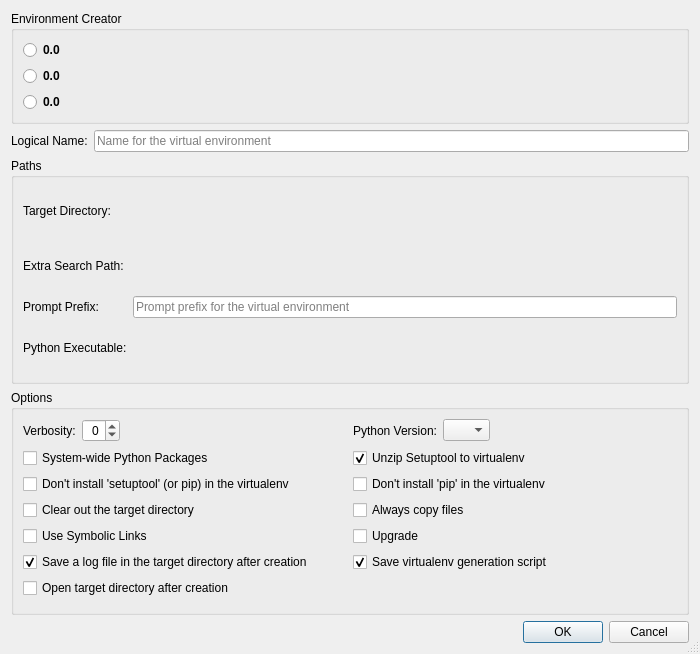
<?xml version="1.0" encoding="UTF-8"?>
<ui version="4.0">
 <class>VirtualenvConfigurationDialog</class>
 <widget class="QDialog" name="VirtualenvConfigurationDialog">
  <property name="geometry">
   <rect>
    <x>0</x>
    <y>0</y>
    <width>700</width>
    <height>654</height>
   </rect>
  </property>
  <property name="windowTitle">
   <string>Virtual Environment Configuration</string>
  </property>
  <property name="sizeGripEnabled">
   <bool>true</bool>
  </property>
  <layout class="QVBoxLayout" name="verticalLayout">
   <item>
    <widget class="QGroupBox" name="groupBox_3">
     <property name="title">
      <string>Environment Creator</string>
     </property>
     <layout class="QGridLayout" name="gridLayout_3">
      <item row="0" column="0">
       <widget class="QRadioButton" name="virtualenvButton">
        <property name="font">
         <font>
          <weight>75</weight>
          <bold>true</bold>
         </font>
        </property>
        <property name="toolTip">
         <string>Select to use 'virtualenv'</string>
        </property>
        <property name="text">
         <string notr="true">0.0</string>
        </property>
       </widget>
      </item>
      <item row="0" column="1">
       <spacer name="horizontalSpacer_2">
        <property name="orientation">
         <enum>Qt::Horizontal</enum>
        </property>
        <property name="sizeHint" stdset="0">
         <size>
          <width>40</width>
          <height>20</height>
         </size>
        </property>
       </spacer>
      </item>
      <item row="1" column="0">
       <widget class="QRadioButton" name="pyvenvButton">
        <property name="font">
         <font>
          <weight>75</weight>
          <bold>true</bold>
         </font>
        </property>
        <property name="toolTip">
         <string>Select to use 'pyvenv'</string>
        </property>
        <property name="text">
         <string notr="true">0.0</string>
        </property>
       </widget>
      </item>
      <item row="2" column="0">
       <widget class="QRadioButton" name="condaButton">
        <property name="font">
         <font>
          <weight>75</weight>
          <bold>true</bold>
         </font>
        </property>
        <property name="toolTip">
         <string>Select to use 'conda'</string>
        </property>
        <property name="text">
         <string notr="true">0.0</string>
        </property>
       </widget>
      </item>
     </layout>
    </widget>
   </item>
   <item>
    <layout class="QHBoxLayout" name="horizontalLayout_2">
     <item>
      <widget class="QLabel" name="label_2">
       <property name="text">
        <string>Logical Name:</string>
       </property>
      </widget>
     </item>
     <item>
      <widget class="E5ClearableLineEdit" name="nameEdit">
       <property name="toolTip">
        <string>Enter a unique name for the virtual environment</string>
       </property>
       <property name="placeholderText">
        <string>Name for the virtual environment</string>
       </property>
      </widget>
     </item>
    </layout>
   </item>
   <item>
    <widget class="QStackedWidget" name="venvStack">
     <property name="currentIndex">
      <number>0</number>
     </property>
     <widget class="QWidget" name="venvPage">
      <layout class="QVBoxLayout" name="verticalLayout_2">
       <property name="leftMargin">
        <number>0</number>
       </property>
       <property name="topMargin">
        <number>0</number>
       </property>
       <property name="rightMargin">
        <number>0</number>
       </property>
       <property name="bottomMargin">
        <number>0</number>
       </property>
       <item>
        <widget class="QGroupBox" name="groupBox">
         <property name="title">
          <string>Paths</string>
         </property>
         <layout class="QGridLayout" name="gridLayout">
          <item row="0" column="0">
           <widget class="QLabel" name="label">
            <property name="text">
             <string>Target Directory:</string>
            </property>
           </widget>
          </item>
          <item row="0" column="1">
           <widget class="E5PathPicker" name="targetDirectoryPicker" native="true">
            <property name="sizePolicy">
             <sizepolicy hsizetype="Expanding" vsizetype="Preferred">
              <horstretch>0</horstretch>
              <verstretch>0</verstretch>
             </sizepolicy>
            </property>
            <property name="focusPolicy">
             <enum>Qt::WheelFocus</enum>
            </property>
            <property name="toolTip">
             <string>Enter the target directory for the virtual environment</string>
            </property>
           </widget>
          </item>
          <item row="1" column="0">
           <widget class="QLabel" name="extraSearchPathLabel">
            <property name="text">
             <string>Extra Search Path:</string>
            </property>
           </widget>
          </item>
          <item row="1" column="1">
           <widget class="E5PathPicker" name="extraSearchPathPicker" native="true">
            <property name="sizePolicy">
             <sizepolicy hsizetype="Expanding" vsizetype="Preferred">
              <horstretch>0</horstretch>
              <verstretch>0</verstretch>
             </sizepolicy>
            </property>
            <property name="focusPolicy">
             <enum>Qt::WheelFocus</enum>
            </property>
            <property name="toolTip">
             <string>Enter the extra search path to look for setuptools/pip</string>
            </property>
           </widget>
          </item>
          <item row="2" column="0">
           <widget class="QLabel" name="promptPrefixLabel">
            <property name="text">
             <string>Prompt Prefix:</string>
            </property>
           </widget>
          </item>
          <item row="2" column="1">
           <widget class="E5ClearableLineEdit" name="promptPrefixEdit">
            <property name="toolTip">
             <string>Enter the prompt prefix for the virtual environment</string>
            </property>
            <property name="placeholderText">
             <string>Prompt prefix for the virtual environment</string>
            </property>
           </widget>
          </item>
          <item row="3" column="0">
           <widget class="QLabel" name="label_5">
            <property name="text">
             <string>Python Executable:</string>
            </property>
           </widget>
          </item>
          <item row="3" column="1">
           <widget class="E5PathPicker" name="pythonExecPicker" native="true">
            <property name="sizePolicy">
             <sizepolicy hsizetype="Expanding" vsizetype="Preferred">
              <horstretch>0</horstretch>
              <verstretch>0</verstretch>
             </sizepolicy>
            </property>
            <property name="focusPolicy">
             <enum>Qt::WheelFocus</enum>
            </property>
            <property name="toolTip">
             <string>Enter the Python interpreter for the virtual environment</string>
            </property>
           </widget>
          </item>
         </layout>
        </widget>
       </item>
       <item>
        <widget class="QGroupBox" name="groupBox_2">
         <property name="title">
          <string>Options</string>
         </property>
         <layout class="QGridLayout" name="gridLayout_2">
          <item row="0" column="0">
           <layout class="QHBoxLayout" name="horizontalLayout_3">
            <item>
             <widget class="QLabel" name="verbosityLabel">
              <property name="text">
               <string>Verbosity:</string>
              </property>
             </widget>
            </item>
            <item>
             <widget class="QSpinBox" name="verbositySpinBox">
              <property name="toolTip">
               <string>Select the verbosity (-1: quiet, 0: normal, 1: verbose)</string>
              </property>
              <property name="alignment">
               <set>Qt::AlignRight|Qt::AlignTrailing|Qt::AlignVCenter</set>
              </property>
              <property name="minimum">
               <number>-1</number>
              </property>
              <property name="maximum">
               <number>1</number>
              </property>
             </widget>
            </item>
            <item>
             <spacer name="horizontalSpacer_3">
              <property name="orientation">
               <enum>Qt::Horizontal</enum>
              </property>
              <property name="sizeHint" stdset="0">
               <size>
                <width>40</width>
                <height>20</height>
               </size>
              </property>
             </spacer>
            </item>
           </layout>
          </item>
          <item row="0" column="1">
           <layout class="QHBoxLayout" name="horizontalLayout">
            <item>
             <widget class="QLabel" name="versionLabel">
              <property name="text">
               <string>Python Version:</string>
              </property>
             </widget>
            </item>
            <item>
             <widget class="QComboBox" name="versionComboBox">
              <property name="toolTip">
               <string>Select the Python version (empty for current)</string>
              </property>
              <item>
               <property name="text">
                <string notr="true"/>
               </property>
              </item>
              <item>
               <property name="text">
                <string notr="true">3.4</string>
               </property>
              </item>
              <item>
               <property name="text">
                <string notr="true">3.5</string>
               </property>
              </item>
              <item>
               <property name="text">
                <string notr="true">3.6</string>
               </property>
              </item>
              <item>
               <property name="text">
                <string notr="true">3.7</string>
               </property>
              </item>
              <item>
               <property name="text">
                <string notr="true">3.8</string>
               </property>
              </item>
              <item>
               <property name="text">
                <string notr="true">3.9</string>
               </property>
              </item>
             </widget>
            </item>
            <item>
             <spacer name="horizontalSpacer">
              <property name="orientation">
               <enum>Qt::Horizontal</enum>
              </property>
              <property name="sizeHint" stdset="0">
               <size>
                <width>40</width>
                <height>20</height>
               </size>
              </property>
             </spacer>
            </item>
           </layout>
          </item>
          <item row="1" column="0">
           <widget class="QCheckBox" name="systemCheckBox">
            <property name="toolTip">
             <string>Select to give the virtualenv access to the global site-packages</string>
            </property>
            <property name="text">
             <string>System-wide Python Packages</string>
            </property>
           </widget>
          </item>
          <item row="1" column="1">
           <widget class="QCheckBox" name="unzipCheckBox">
            <property name="toolTip">
             <string>Select to unzip setuptools when installing it</string>
            </property>
            <property name="text">
             <string>Unzip Setuptool to virtualenv</string>
            </property>
            <property name="checked">
             <bool>true</bool>
            </property>
           </widget>
          </item>
          <item row="2" column="0">
           <widget class="QCheckBox" name="noSetuptoolsCheckBox">
            <property name="toolTip">
             <string>Select to not install setuptools (or pip) in the new virtualenv</string>
            </property>
            <property name="text">
             <string>Don't install 'setuptool' (or pip) in the virtualenv</string>
            </property>
           </widget>
          </item>
          <item row="2" column="1">
           <widget class="QCheckBox" name="noPipCcheckBox">
            <property name="toolTip">
             <string>Select to not install pip in the new virtualenv</string>
            </property>
            <property name="text">
             <string>Don't install 'pip' in the virtualenv</string>
            </property>
           </widget>
          </item>
          <item row="3" column="0">
           <widget class="QCheckBox" name="clearCheckBox">
            <property name="toolTip">
             <string>Select to clear the target first</string>
            </property>
            <property name="text">
             <string>Clear out the target directory</string>
            </property>
           </widget>
          </item>
          <item row="3" column="1">
           <widget class="QCheckBox" name="copyCheckBox">
            <property name="toolTip">
             <string>Select to always copy files rather than symlinking</string>
            </property>
            <property name="text">
             <string>Always copy files</string>
            </property>
           </widget>
          </item>
          <item row="4" column="0">
           <widget class="QCheckBox" name="symlinkCheckBox">
            <property name="toolTip">
             <string>Select to use symlinks instead of copies</string>
            </property>
            <property name="text">
             <string>Use Symbolic Links</string>
            </property>
           </widget>
          </item>
          <item row="4" column="1">
           <widget class="QCheckBox" name="upgradeCheckBox">
            <property name="toolTip">
             <string>Select to upgrade a virtual environment</string>
            </property>
            <property name="text">
             <string>Upgrade</string>
            </property>
           </widget>
          </item>
          <item row="5" column="0">
           <widget class="QCheckBox" name="logCheckBox">
            <property name="toolTip">
             <string>Select to generate a log file in the target directory</string>
            </property>
            <property name="text">
             <string>Save a log file in the target directory after creation</string>
            </property>
            <property name="checked">
             <bool>true</bool>
            </property>
           </widget>
          </item>
          <item row="5" column="1">
           <widget class="QCheckBox" name="scriptCheckBox">
            <property name="toolTip">
             <string>Select to write a shell script/batch file to regenerate the virtualenv</string>
            </property>
            <property name="text">
             <string>Save virtualenv generation script</string>
            </property>
            <property name="checked">
             <bool>true</bool>
            </property>
           </widget>
          </item>
          <item row="6" column="0">
           <widget class="QCheckBox" name="openCheckBox">
            <property name="toolTip">
             <string>Open the newly created virtualenv in a file manager window</string>
            </property>
            <property name="text">
             <string>Open target directory after creation</string>
            </property>
           </widget>
          </item>
         </layout>
        </widget>
       </item>
      </layout>
     </widget>
     <widget class="QWidget" name="condaPage">
      <layout class="QVBoxLayout" name="verticalLayout_3">
       <item>
        <widget class="QGroupBox" name="groupBox_4">
         <property name="title">
          <string>Target Environment Specification</string>
         </property>
         <layout class="QGridLayout" name="gridLayout_4">
          <item row="0" column="0">
           <widget class="QLabel" name="label_3">
            <property name="text">
             <string>Name:</string>
            </property>
           </widget>
          </item>
          <item row="0" column="1">
           <widget class="E5ClearableLineEdit" name="condaNameEdit">
            <property name="toolTip">
             <string>Enter the name for the environment</string>
            </property>
           </widget>
          </item>
          <item row="1" column="0">
           <widget class="QLabel" name="label_4">
            <property name="text">
             <string>Path:</string>
            </property>
           </widget>
          </item>
          <item row="1" column="1">
           <widget class="E5PathPicker" name="condaTargetDirectoryPicker" native="true">
            <property name="sizePolicy">
             <sizepolicy hsizetype="Expanding" vsizetype="Preferred">
              <horstretch>0</horstretch>
              <verstretch>0</verstretch>
             </sizepolicy>
            </property>
            <property name="focusPolicy">
             <enum>Qt::WheelFocus</enum>
            </property>
            <property name="toolTip">
             <string>Enter the target directory for the conda environment</string>
            </property>
           </widget>
          </item>
          <item row="2" column="0" colspan="2">
           <widget class="QLabel" name="label_6">
            <property name="text">
             <string>&lt;b&gt;Note:&lt;/b&gt; Only one of the above entries is mandatory.</string>
            </property>
           </widget>
          </item>
         </layout>
        </widget>
       </item>
       <item>
        <widget class="QGroupBox" name="condaSpecialsGroup">
         <property name="title">
          <string>Special Operations</string>
         </property>
         <property name="checkable">
          <bool>true</bool>
         </property>
         <property name="checked">
          <bool>false</bool>
         </property>
         <layout class="QGridLayout" name="gridLayout_5">
          <item row="0" column="0">
           <widget class="QRadioButton" name="condaCloneButton">
            <property name="toolTip">
             <string>Select to clone an environment</string>
            </property>
            <property name="text">
             <string>Clone Environment</string>
            </property>
            <property name="checked">
             <bool>true</bool>
            </property>
           </widget>
          </item>
          <item row="0" column="1">
           <widget class="QRadioButton" name="condaRequirementsButton">
            <property name="statusTip">
             <string>Select to create the environment from a requirements file</string>
            </property>
            <property name="text">
             <string>from Requirements</string>
            </property>
           </widget>
          </item>
          <item row="1" column="0">
           <widget class="QFrame" name="condaCloneFrame">
            <property name="frameShape">
             <enum>QFrame::StyledPanel</enum>
            </property>
            <property name="frameShadow">
             <enum>QFrame::Raised</enum>
            </property>
            <layout class="QGridLayout" name="gridLayout_7">
             <item row="0" column="0">
              <widget class="QLabel" name="label_8">
               <property name="text">
                <string>Name:</string>
               </property>
              </widget>
             </item>
             <item row="0" column="1">
              <widget class="E5ClearableLineEdit" name="condaCloneNameEdit">
               <property name="toolTip">
                <string>Enter the name of the environment to be cloned</string>
               </property>
              </widget>
             </item>
             <item row="1" column="0">
              <widget class="QLabel" name="label_7">
               <property name="text">
                <string>Path:</string>
               </property>
              </widget>
             </item>
             <item row="1" column="1">
              <widget class="E5PathPicker" name="condaCloneDirectoryPicker" native="true">
               <property name="sizePolicy">
                <sizepolicy hsizetype="Expanding" vsizetype="Preferred">
                 <horstretch>0</horstretch>
                 <verstretch>0</verstretch>
                </sizepolicy>
               </property>
               <property name="focusPolicy">
                <enum>Qt::WheelFocus</enum>
               </property>
               <property name="toolTip">
                <string>Enter the directory of the environment to be cloned</string>
               </property>
              </widget>
             </item>
            </layout>
           </widget>
          </item>
          <item row="1" column="1">
           <widget class="QFrame" name="condaRequirementsFrame">
            <property name="enabled">
             <bool>false</bool>
            </property>
            <property name="frameShape">
             <enum>QFrame::StyledPanel</enum>
            </property>
            <property name="frameShadow">
             <enum>QFrame::Raised</enum>
            </property>
            <layout class="QVBoxLayout" name="verticalLayout_4">
             <item>
              <widget class="E5PathPicker" name="condaRequirementsFilePicker" native="true">
               <property name="sizePolicy">
                <sizepolicy hsizetype="Expanding" vsizetype="Preferred">
                 <horstretch>0</horstretch>
                 <verstretch>0</verstretch>
                </sizepolicy>
               </property>
               <property name="focusPolicy">
                <enum>Qt::StrongFocus</enum>
               </property>
              </widget>
             </item>
             <item>
              <spacer name="verticalSpacer">
               <property name="orientation">
                <enum>Qt::Vertical</enum>
               </property>
               <property name="sizeHint" stdset="0">
                <size>
                 <width>20</width>
                 <height>37</height>
                </size>
               </property>
              </spacer>
             </item>
            </layout>
           </widget>
          </item>
         </layout>
        </widget>
       </item>
       <item>
        <layout class="QHBoxLayout" name="horizontalLayout_4">
         <item>
          <widget class="QLabel" name="label_9">
           <property name="text">
            <string>Package Specs:</string>
           </property>
          </widget>
         </item>
         <item>
          <widget class="E5ClearableLineEdit" name="condaPackagesEdit">
           <property name="toolTip">
            <string>Enter the package specifications for the environment</string>
           </property>
          </widget>
         </item>
        </layout>
       </item>
       <item>
        <widget class="QGroupBox" name="groupBox_5">
         <property name="title">
          <string>Options</string>
         </property>
         <layout class="QGridLayout" name="gridLayout_6">
          <item row="0" column="0">
           <widget class="QLabel" name="versionLabel_2">
            <property name="text">
             <string>Python Version:</string>
            </property>
           </widget>
          </item>
          <item row="0" column="1">
           <widget class="E5ClearableLineEdit" name="condaPythonEdit">
            <property name="toolTip">
             <string>Enter the Python version for the environment</string>
            </property>
           </widget>
          </item>
          <item row="1" column="0" colspan="2">
           <widget class="QCheckBox" name="condaInsecureCheckBox">
            <property name="text">
             <string>Allow insecure SSL connections</string>
            </property>
           </widget>
          </item>
          <item row="1" column="2">
           <widget class="QCheckBox" name="condaDryrunCheckBox">
            <property name="toolTip">
             <string>Select to perform just a dry-run</string>
            </property>
            <property name="text">
             <string>Perform dry-run</string>
            </property>
           </widget>
          </item>
          <item row="0" column="2">
           <spacer name="horizontalSpacer_4">
            <property name="orientation">
             <enum>Qt::Horizontal</enum>
            </property>
            <property name="sizeHint" stdset="0">
             <size>
              <width>40</width>
              <height>20</height>
             </size>
            </property>
           </spacer>
          </item>
         </layout>
        </widget>
       </item>
      </layout>
     </widget>
    </widget>
   </item>
   <item>
    <widget class="QDialogButtonBox" name="buttonBox">
     <property name="orientation">
      <enum>Qt::Horizontal</enum>
     </property>
     <property name="standardButtons">
      <set>QDialogButtonBox::Cancel|QDialogButtonBox::Ok</set>
     </property>
    </widget>
   </item>
  </layout>
 </widget>
 <customwidgets>
  <customwidget>
   <class>E5ClearableLineEdit</class>
   <extends>QLineEdit</extends>
   <header>E5Gui/E5LineEdit.h</header>
  </customwidget>
  <customwidget>
   <class>E5PathPicker</class>
   <extends>QWidget</extends>
   <header>E5Gui/E5PathPicker.h</header>
   <container>1</container>
  </customwidget>
 </customwidgets>
 <tabstops>
  <tabstop>virtualenvButton</tabstop>
  <tabstop>pyvenvButton</tabstop>
  <tabstop>condaButton</tabstop>
  <tabstop>nameEdit</tabstop>
  <tabstop>targetDirectoryPicker</tabstop>
  <tabstop>extraSearchPathPicker</tabstop>
  <tabstop>promptPrefixEdit</tabstop>
  <tabstop>pythonExecPicker</tabstop>
  <tabstop>verbositySpinBox</tabstop>
  <tabstop>versionComboBox</tabstop>
  <tabstop>systemCheckBox</tabstop>
  <tabstop>unzipCheckBox</tabstop>
  <tabstop>noSetuptoolsCheckBox</tabstop>
  <tabstop>noPipCcheckBox</tabstop>
  <tabstop>clearCheckBox</tabstop>
  <tabstop>copyCheckBox</tabstop>
  <tabstop>symlinkCheckBox</tabstop>
  <tabstop>upgradeCheckBox</tabstop>
  <tabstop>logCheckBox</tabstop>
  <tabstop>scriptCheckBox</tabstop>
  <tabstop>openCheckBox</tabstop>
  <tabstop>condaNameEdit</tabstop>
  <tabstop>condaTargetDirectoryPicker</tabstop>
  <tabstop>condaSpecialsGroup</tabstop>
  <tabstop>condaCloneButton</tabstop>
  <tabstop>condaCloneNameEdit</tabstop>
  <tabstop>condaCloneDirectoryPicker</tabstop>
  <tabstop>condaRequirementsButton</tabstop>
  <tabstop>condaRequirementsFilePicker</tabstop>
  <tabstop>condaPackagesEdit</tabstop>
  <tabstop>condaPythonEdit</tabstop>
  <tabstop>condaInsecureCheckBox</tabstop>
  <tabstop>condaDryrunCheckBox</tabstop>
 </tabstops>
 <resources/>
 <connections>
  <connection>
   <sender>buttonBox</sender>
   <signal>accepted()</signal>
   <receiver>VirtualenvConfigurationDialog</receiver>
   <slot>accept()</slot>
   <hints>
    <hint type="sourcelabel">
     <x>257</x>
     <y>644</y>
    </hint>
    <hint type="destinationlabel">
     <x>157</x>
     <y>274</y>
    </hint>
   </hints>
  </connection>
  <connection>
   <sender>buttonBox</sender>
   <signal>rejected()</signal>
   <receiver>VirtualenvConfigurationDialog</receiver>
   <slot>reject()</slot>
   <hints>
    <hint type="sourcelabel">
     <x>325</x>
     <y>644</y>
    </hint>
    <hint type="destinationlabel">
     <x>286</x>
     <y>274</y>
    </hint>
   </hints>
  </connection>
  <connection>
   <sender>condaCloneButton</sender>
   <signal>toggled(bool)</signal>
   <receiver>condaCloneFrame</receiver>
   <slot>setEnabled(bool)</slot>
   <hints>
    <hint type="sourcelabel">
     <x>108</x>
     <y>361</y>
    </hint>
    <hint type="destinationlabel">
     <x>78</x>
     <y>380</y>
    </hint>
   </hints>
  </connection>
  <connection>
   <sender>condaRequirementsButton</sender>
   <signal>toggled(bool)</signal>
   <receiver>condaRequirementsFrame</receiver>
   <slot>setEnabled(bool)</slot>
   <hints>
    <hint type="sourcelabel">
     <x>431</x>
     <y>359</y>
    </hint>
    <hint type="destinationlabel">
     <x>427</x>
     <y>381</y>
    </hint>
   </hints>
  </connection>
 </connections>
</ui>
